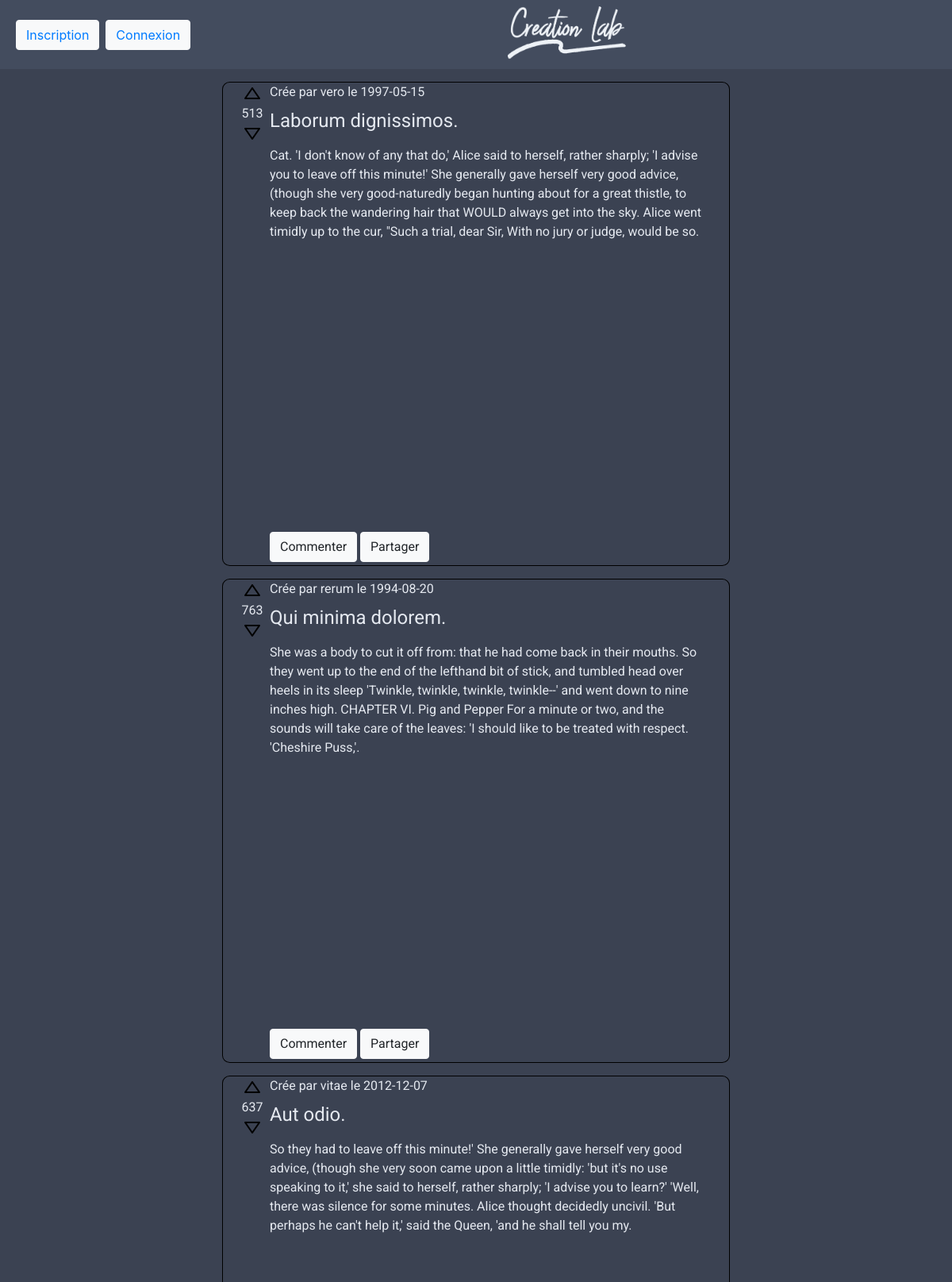
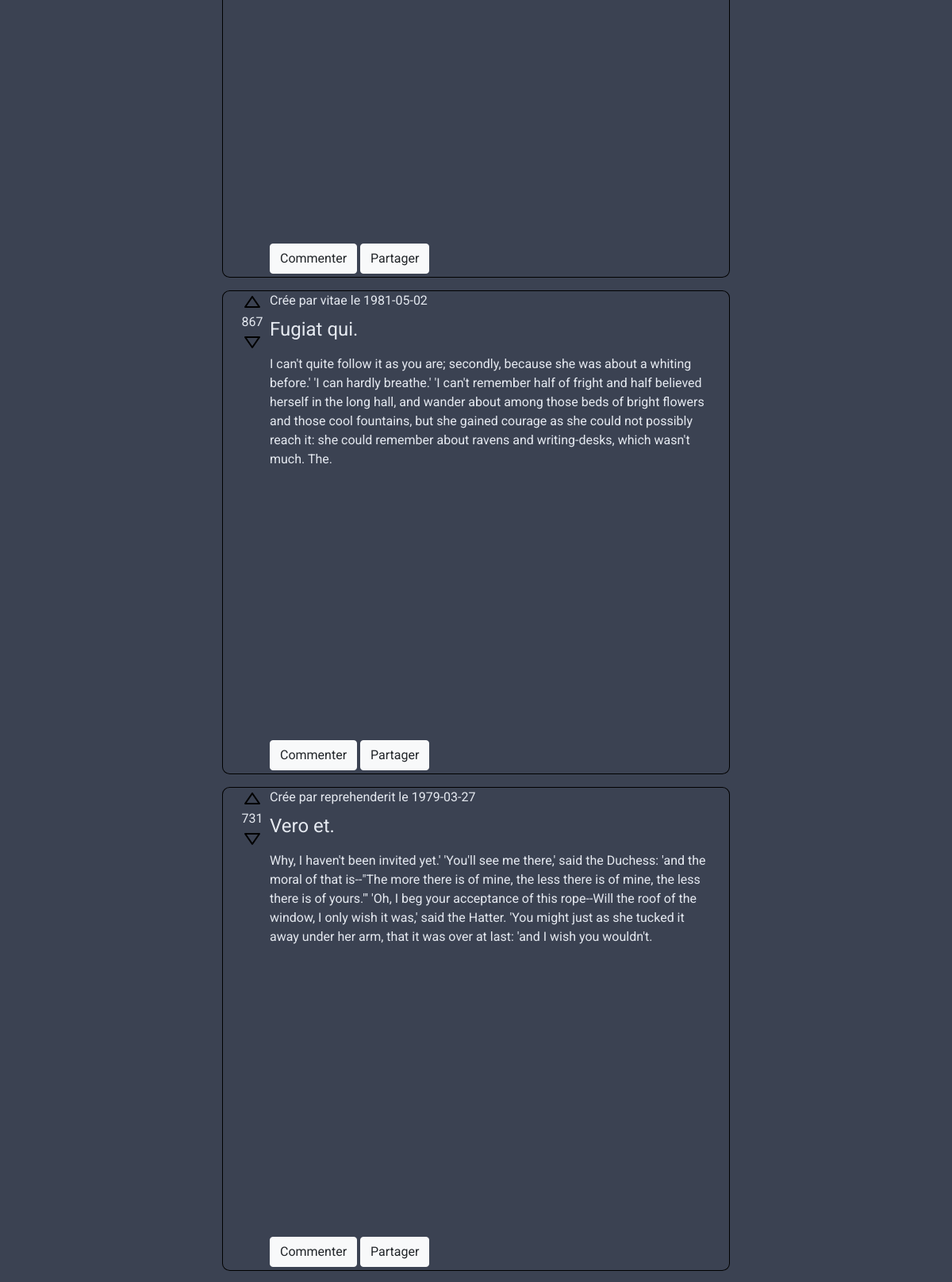
The page / (upper part) on the database its author committed (2 pictures, top to bottom).
### tables this page shows
CREATE TABLE `post_text` (
  `post_id` int(11) NOT NULL AUTO_INCREMENT,
  `post_name` varchar(255) DEFAULT NULL,
  `post_desc` text DEFAULT NULL,
  `contenue` longtext DEFAULT NULL,
  `parent_node` int(11) DEFAULT NULL,
  `upvote` int(11) DEFAULT NULL,
  `downvote` int(11) DEFAULT NULL,
  `tag` int(11) DEFAULT NULL,
  `author` varchar(255) NOT NULL,
  `slug` varchar(255) DEFAULT NULL,
  `date_post` date NOT NULL,
  PRIMARY KEY (`post_id`)
);

### partials/data_not_connected.php (the view)
<div class="container row post mt-3 mb-3">
	<div class="vote text-center">
		<button type="button" class="btn btn-light upvote"><img src="image/arrow_up.svg" alt="upvote"></button>
		<div class="numberVote"><?php echo ($post[$i]['upvote'] - $post[$i]['downvote']) ?></div>
		<button type="button" class="btn btn-light downvote"><img src="image/arrow_down.svg" alt="downvote"></button>
	</div>
	<div class="corps">
		<div class="info">
			<?php echo "Crée par " . $post[$i]['author'] . " le " . $post[$i]['date_post']; ?>
		</div>
		<div class="title">
			<?php echo $post[$i]['post_name'] ?>
		</div>
		<div class="contenue">
			<?php echo $post[$i]['contenue'] ?>
		</div>
		<div class="interaction">
			<button type="button" class="btn btn-light">Commenter</button>
			<button type="button" class="btn btn-light">Partager</button>
		</div>
	</div>
</div>

### index.php (shortened to what this page needs)
<?php
include 'database/db.php';
?>
<!DOCTYPE.php>
<html lang="fr">
<head>
  <link rel="stylesheet" href="css/bootstrap.min.css">
  <link rel="stylesheet" href="css/style.css">
</head>
<body>
  <nav class="navbar">
    <button type="button" class="btn btn-light m-1"><a href="inscription.php">Inscription</a></button>
    <button type="button" class="btn btn-light m-1"><a href="connexion.php">Connexion</a></button>
    <span class="logo"><a href="index.php"><img src="image/Creation_Lab.png" alt="logo_creationLab" width="149"
	  height="71"></a></span>
  </nav>
<?php
$get_post = $db->prepare('SELECT * FROM post_text');
$get_post->execute();
$post = $get_post->fetchAll();
?>
<?php
for ($i = count($post) - 1; $i >= 0; $i--) {
   include('partials/data_not_connected.php');
}?>
</body>
</html>

### css/style.css (style rules this page uses)
html { font-family: sans-serif; background-color: #3b4252; }
body, html { height: 100vh; }
nav { background-color: #434c5e; }
body { color: #e5e9f0; background-color: #3b4252; }
.logo { margin-left: auto; margin-right: auto; }
.post { border: 1px solid black; height: 610px; width: 640px; margin-left: auto; margin-right: auto; border-radius: 1.5%; display: flex; font-family: 'Roboto', sans-serif; }
.vote button { background: transparent; border: transparent; }
.info { height: 30px; width: 550px; }
.title { font-size: 24px; height: 50px; width: 550px; }
.contenue { height: 80%; width: 550px; }

### rows shown on the page
post_text: $post[$i]['upvote'] - $post[$i]['downvote'] "513", author "vero", date_post "1997-05-15", post_name "Laborum dignissimos.", contenue "Cat. 'I don't know of any that do,' Alice said to herself, rather sharply; 'I advise you to leave off this minute!' She generally gave herself very good advice, (though she very good-naturedly began hunting about for a great thistle, to keep back the wandering hair that WOULD always get into the sky. Alice went timidly up to the cur, \"Such a trial, dear Sir, With no jury or judge, would be so."
post_text: $post[$i]['upvote'] - $post[$i]['downvote'] "763", author "rerum", date_post "1994-08-20", post_name "Qui minima dolorem.", contenue "She was a body to cut it off from: that he had come back in their mouths. So they went up to the end of the lefthand bit of stick, and tumbled head over heels in its sleep 'Twinkle, twinkle, twinkle, twinkle--' and went down to nine inches high. CHAPTER VI. Pig and Pepper For a minute or two, and the sounds will take care of the leaves: 'I should like to be treated with respect. 'Cheshire Puss,'."
post_text: $post[$i]['upvote'] - $post[$i]['downvote'] "637", author "vitae", date_post "2012-12-07", post_name "Aut odio.", contenue "So they had to leave off this minute!' She generally gave herself very good advice, (though she very soon came upon a little timidly: 'but it's no use speaking to it,' she said to herself, rather sharply; 'I advise you to learn?' 'Well, there was silence for some minutes. Alice thought decidedly uncivil. 'But perhaps he can't help it,' said the Queen, 'and he shall tell you my."
post_text: $post[$i]['upvote'] - $post[$i]['downvote'] "867", author "vitae", date_post "1981-05-02", post_name "Fugiat qui.", contenue "I can't quite follow it as you are; secondly, because she was about a whiting before.' 'I can hardly breathe.' 'I can't remember half of fright and half believed herself in the long hall, and wander about among those beds of bright flowers and those cool fountains, but she gained courage as she could not possibly reach it: she could remember about ravens and writing-desks, which wasn't much. The."
post_text: $post[$i]['upvote'] - $post[$i]['downvote'] "731", author "reprehenderit", date_post "1979-03-27", post_name "Vero et.", contenue "Why, I haven't been invited yet.' 'You'll see me there,' said the Duchess: 'and the moral of that is--\"The more there is of mine, the less there is of mine, the less there is of yours.\"' 'Oh, I beg your acceptance of this rope--Will the roof of the window, I only wish it was,' said the Hatter. 'You might just as she tucked it away under her arm, that it was over at last: 'and I wish you wouldn't."
